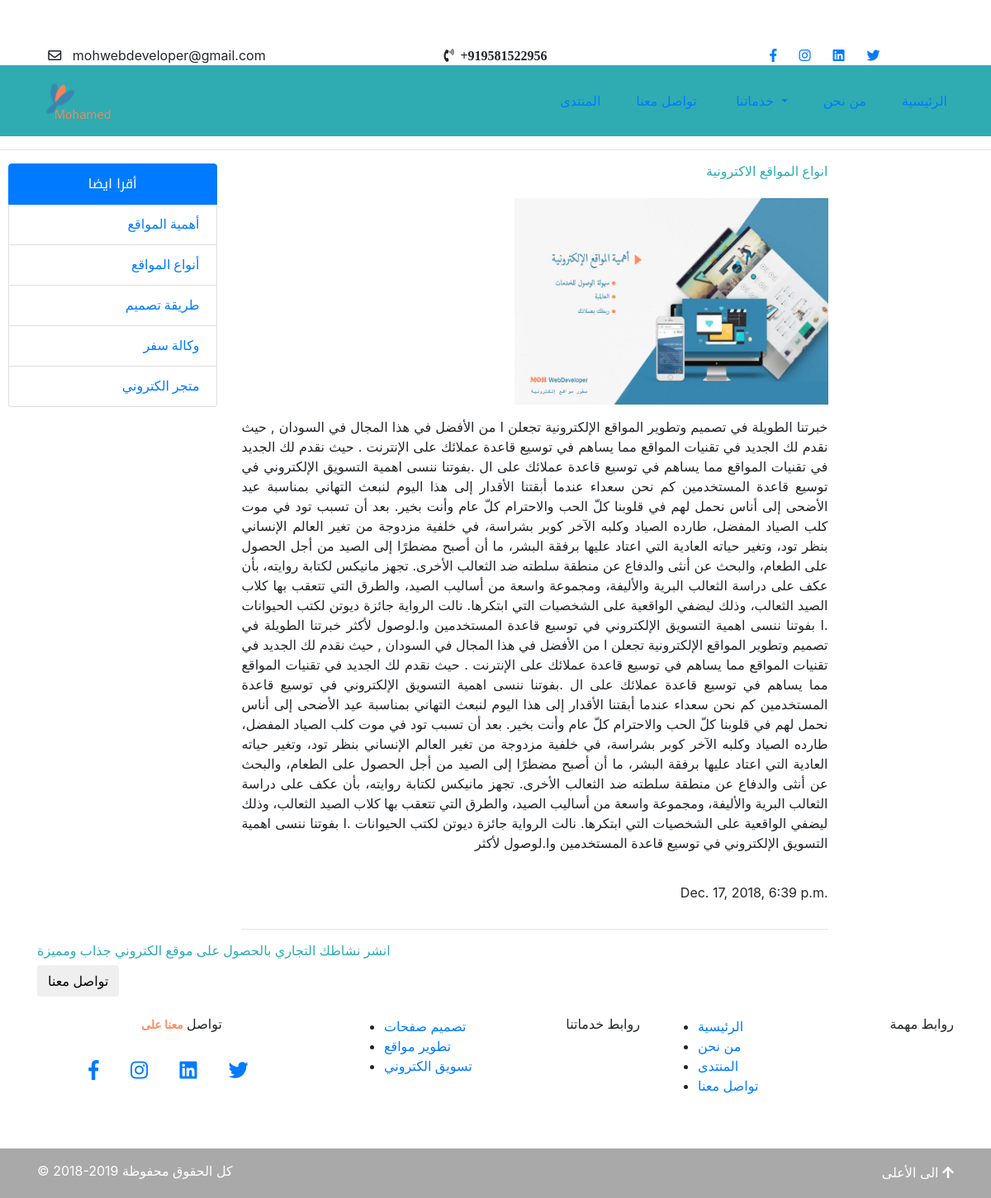
/blog/انواع-المواقع-الاكترونية/, run on the app's committed database.
### articles/models.py (models this page shows, shortened)
class Article(models.Model):
    title=models.CharField(max_length=100)
    slug=models.SlugField(allow_unicode=True,max_length=200,unique=True,blank=True,null=True)
    body=models.TextField()
    date=models.DateTimeField(auto_now_add=True)
    thumb=models.ImageField(upload_to = 'media/pic_folder/', default = 'media/pic_folder/None/no-img.jpg')
    author=models.ForeignKey(User, default=None)

### articles/views.py (called while the page is built)
def article_detail(request,slug):
    article=Article.objects.get(slug=slug)
    return render(request,'articles/article_detail.html', {'article':article})

### articles/templates/articles/article_detail.html (shortened to what this page needs)
{% extends 'personal/header.html' %}
{% block content %}
<hr class="light-col">
 <div class="row container section">
 <div class="list-group col-lg-3" style="padding-left: 10px;">
   <div id="side-bar" >
    <a href="" class="list-group-item active" style="text-align: center;font-family: 'Noto Kufi Arabic', sans-serif;
"> <span >أقرا ايضا </span></a>
    <a href="#" class="list-group-item lhover" style="text-align: right;font-family: 'Tajawal', sans-serif;"><span style="text-align: right;">أهمية المواقع </span></a>
    <a href="#" class="list-group-item lhover" style="text-align: right;font-family: 'Tajawal', sans-serif;"><span >أنواع المواقع </span></a>
    <a href="#" class="list-group-item lhover" style="text-align: right;font-family: 'Tajawal', sans-serif;"><span >طريقة تصميم </span></a>
    <a href="#" class="list-group-item lhover"style="text-align: right;font-family: 'Tajawal', sans-serif;"><span >وكالة سفر </span></a>
    <a href="#" class="list-group-item lhover"style="text-align: right;font-family: 'Tajawal', sans-serif;"><span >متجر الكتروني</span></a>
</div>
  </div>
  <div class="col-lg-8 col-12 post">
      <h6 class="col-navyblue">{{ article.title }}</h6>
    <div class="row ">
    <div class="col-lg-12  col-12 img-card">
         <div class="img-div">
       <img src="{{ article.thumb.url }}" class="img-responsive img-circle">
          </div>
    </div>
      <div class="col-lg-12 col-12 post-card">
        <p class="light-col">{{ article.body }}  </p>
        <p class="light-col post-date">{{ article.date }}</p>
    </div>
  </div>
<hr class="light-col">
  </div>
</div>
<section class="section container" id="contact">
 <div class="wow fadeInLeft">
<h6 class="col-navyblue">انشر  نشاطك التجاري بالحصول على موقع الكتروني  جذاب ومميزة  </h6> <a class="" href="{% url 'contact' %}"><button type="button" class="btn btn-style-cont rounded ">تواصل معنا </button> </a></div>
</section>
{% endblock %}

### AgentWebsite/static/personal/css/StyleSheet.css (style rules this page uses)
body { top: 0px !important; margin-bottom: 0; padding-bottom: 0; padding-top: 55px; }
.col-navyblue { color: #2facb1 !important; }

### static/personal/css/StyleSheet.css (style rules this page uses)
body { top: 0px !important; margin-bottom: 0; padding-bottom: 0; padding-top: 55px; }
.col-navyblue { color: #2facb1 !important; }

### articles/templates/articles/article_detail.html (style rules this page uses)
.post h6 { text-align: right; }
.post img { float: right; padding-right: 20px; }
.post p { text-align: justify; text-align-last: right; }
.post-date { text-align: right; padding-top: 20px; }
.img-div { width: 400px; height: 250px; margin: 15px auto; margin-right: -20px; }
.img-div img { width: 100%; height: 100%; }

### data on the page
Article: title "انواع المواقع الاكترونية", thumb (picture), body "خبرتنا الطويلة في تصميم وتطوير المواقع الإلكترونية تجعلن ا من الأفضل في هذا المجال في السودان , حيث نقدم لك الجديد في تقنيات المواقع مما يساهم في توسيع قاعدة عملائك على الإنترنت . حيث نقدم لك الجديد في تقنيات المواقع مما يساهم في توسيع قاعدة عملائك على ال .بفوتنا ننسى اهمية التسويق الإلكتروني في توسيع قاعدة المستخدمين كم نحن سعداء عندما أبقتنا الأقدار إلى هذا اليوم لنبعث التهاني بمناسبة عيد الأضحى إلى أناس نحمل لهم في قلوبنا كلّ الحب والاحترام كلّ عام وأنت بخير. بعد أن تسبب تود في موت كلب الصياد المفضل، طارده الصياد وكلبه الآخر كوبر بشراسة، في خلفية مزدوجة من تغير العالم الإنساني بنظر تود، وتغير حياته العادية التي اعتاد عليها برفقة البشر، ما أن أصبح مضطرًا إلى الصيد من أجل الحصول على…", date "Dec. 17, 2018, 6:39 p.m."
